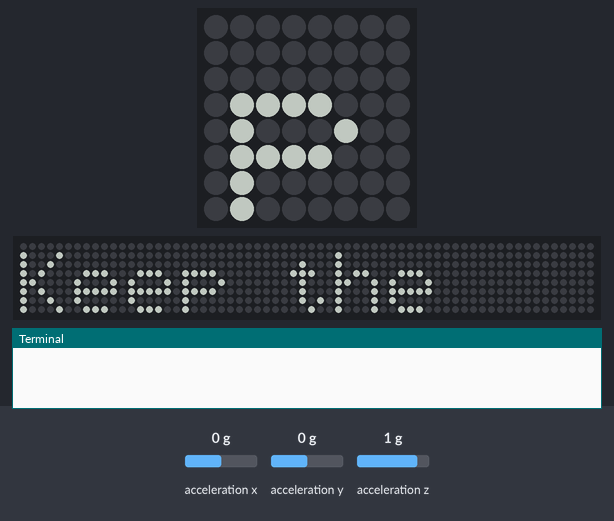
Simulated run of this program. Board: Raspberry Pi (BCM pin numbers) with a Sense HAT. Parts: the Sense HAT's 8×8 RGB LED matrix, a strip that is not on the board, showing the scrolling text unrolled, the last lines printed to the terminal. The test bench sets the inputs (shaded band); at power-on: acceleration y 0 g, acceleration x 0 g, acceleration z 1 g. Dim RGB values are drawn brighter than linear; random numbers come from a fixed seed; the 64×8 strip is a reading aid, not a part: it shows the text the matrix is scrolling, unrolled, one strip-width of it at a time. At 19.9 s the program stops and its outputs stay as they are.

Above: at 1.29 s.
1.3 s: acceleration y set to -1.4 g
At 12.5 s:
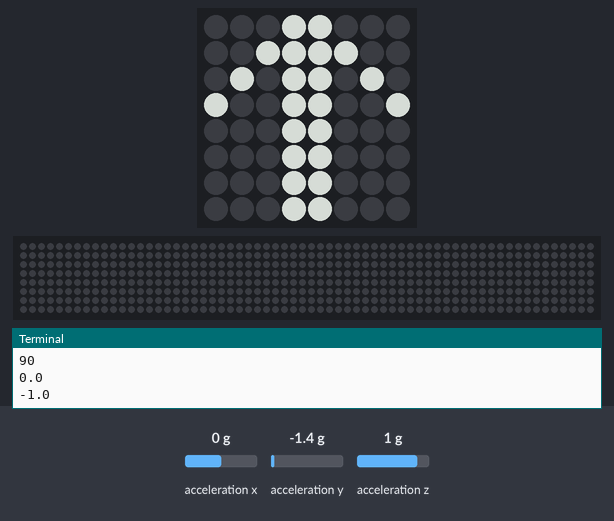
At 21.0 s:
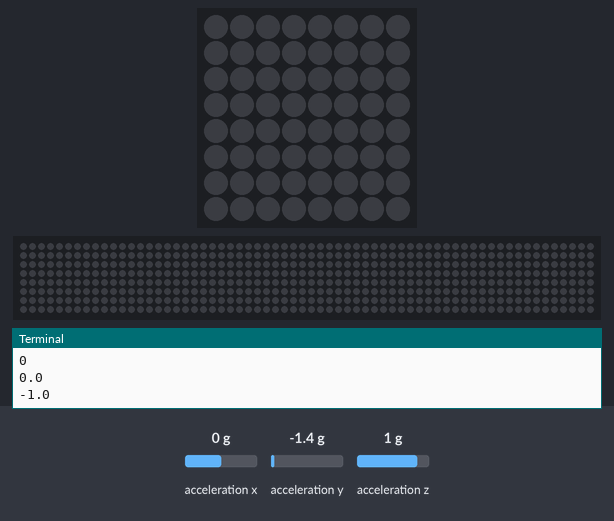

Measured:
- what the display in image 1 shows lasts 2.9 s, from 11.4 s to 14.3 s

The program:

reaction_game.py
```python
from sense_hat import SenseHat
import time
import random

sense = SenseHat()

# set up the colours (white, green, red, empty)

w = [150,150,150]
g = [0,255,0]
r = [255,0,0]
e = [0,0,0]

# create images for three different coloured arrows

arrow = [
    e,e,e,w,w,e,e,e,
    e,e,w,w,w,w,e,e,
    e,w,e,w,w,e,w,e,
    w,e,e,w,w,e,e,w,
    e,e,e,w,w,e,e,e,
    e,e,e,w,w,e,e,e,
    e,e,e,w,w,e,e,e,
    e,e,e,w,w,e,e,e
]

arrow_red = [
    e,e,e,r,r,e,e,e,
    e,e,r,r,r,r,e,e,
    e,r,e,r,r,e,r,e,
    r,e,e,r,r,e,e,r,
    e,e,e,r,r,e,e,e,
    e,e,e,r,r,e,e,e,
    e,e,e,r,r,e,e,e,
    e,e,e,r,r,e,e,e
]

arrow_green = [
    e,e,e,g,g,e,e,e,
    e,e,g,g,g,g,e,e,
    e,g,e,g,g,e,g,e,
    g,e,e,g,g,e,e,g,
    e,e,e,g,g,e,e,e,
    e,e,e,g,g,e,e,e,
    e,e,e,g,g,e,e,e,
    e,e,e,g,g,e,e,e
]

pause = 3
score = 0
angle = 0
play = True

sense.show_message("Keep the arrow pointing up",scroll_speed=0.05,text_colour=[100,100,100])

while play == True:
    last_angle = angle
    while angle == last_angle:
      angle = random.choice([0,90,180,270])
    sense.set_rotation(angle)
    sense.set_pixels(arrow)
    time.sleep(pause)

    x, y, z = sense.get_accelerometer_raw().values()
    x = round(x, 0)
    y = round(y, 0)

    print(angle)
    print(x)
    print(y)

    if x == -1 and angle == 180:
      sense.set_pixels(arrow_green)
      score = score + 1
    elif x == 1 and angle == 0:
      sense.set_pixels(arrow_green)
      score = score + 1
    elif y == -1 and angle == 90:
      sense.set_pixels(arrow_green)
      score = score + 1
    elif y == 1 and angle == 270:
      sense.set_pixels(arrow_green)
      score = score + 1
    else:
      sense.set_pixels(arrow_red)
      play = False

    pause = pause * 0.95
    time.sleep(0.5)

msg = "Your score was %s" % (score)
sense.show_message(msg, scroll_speed=0.05, text_colour=[100,100,100])
```
